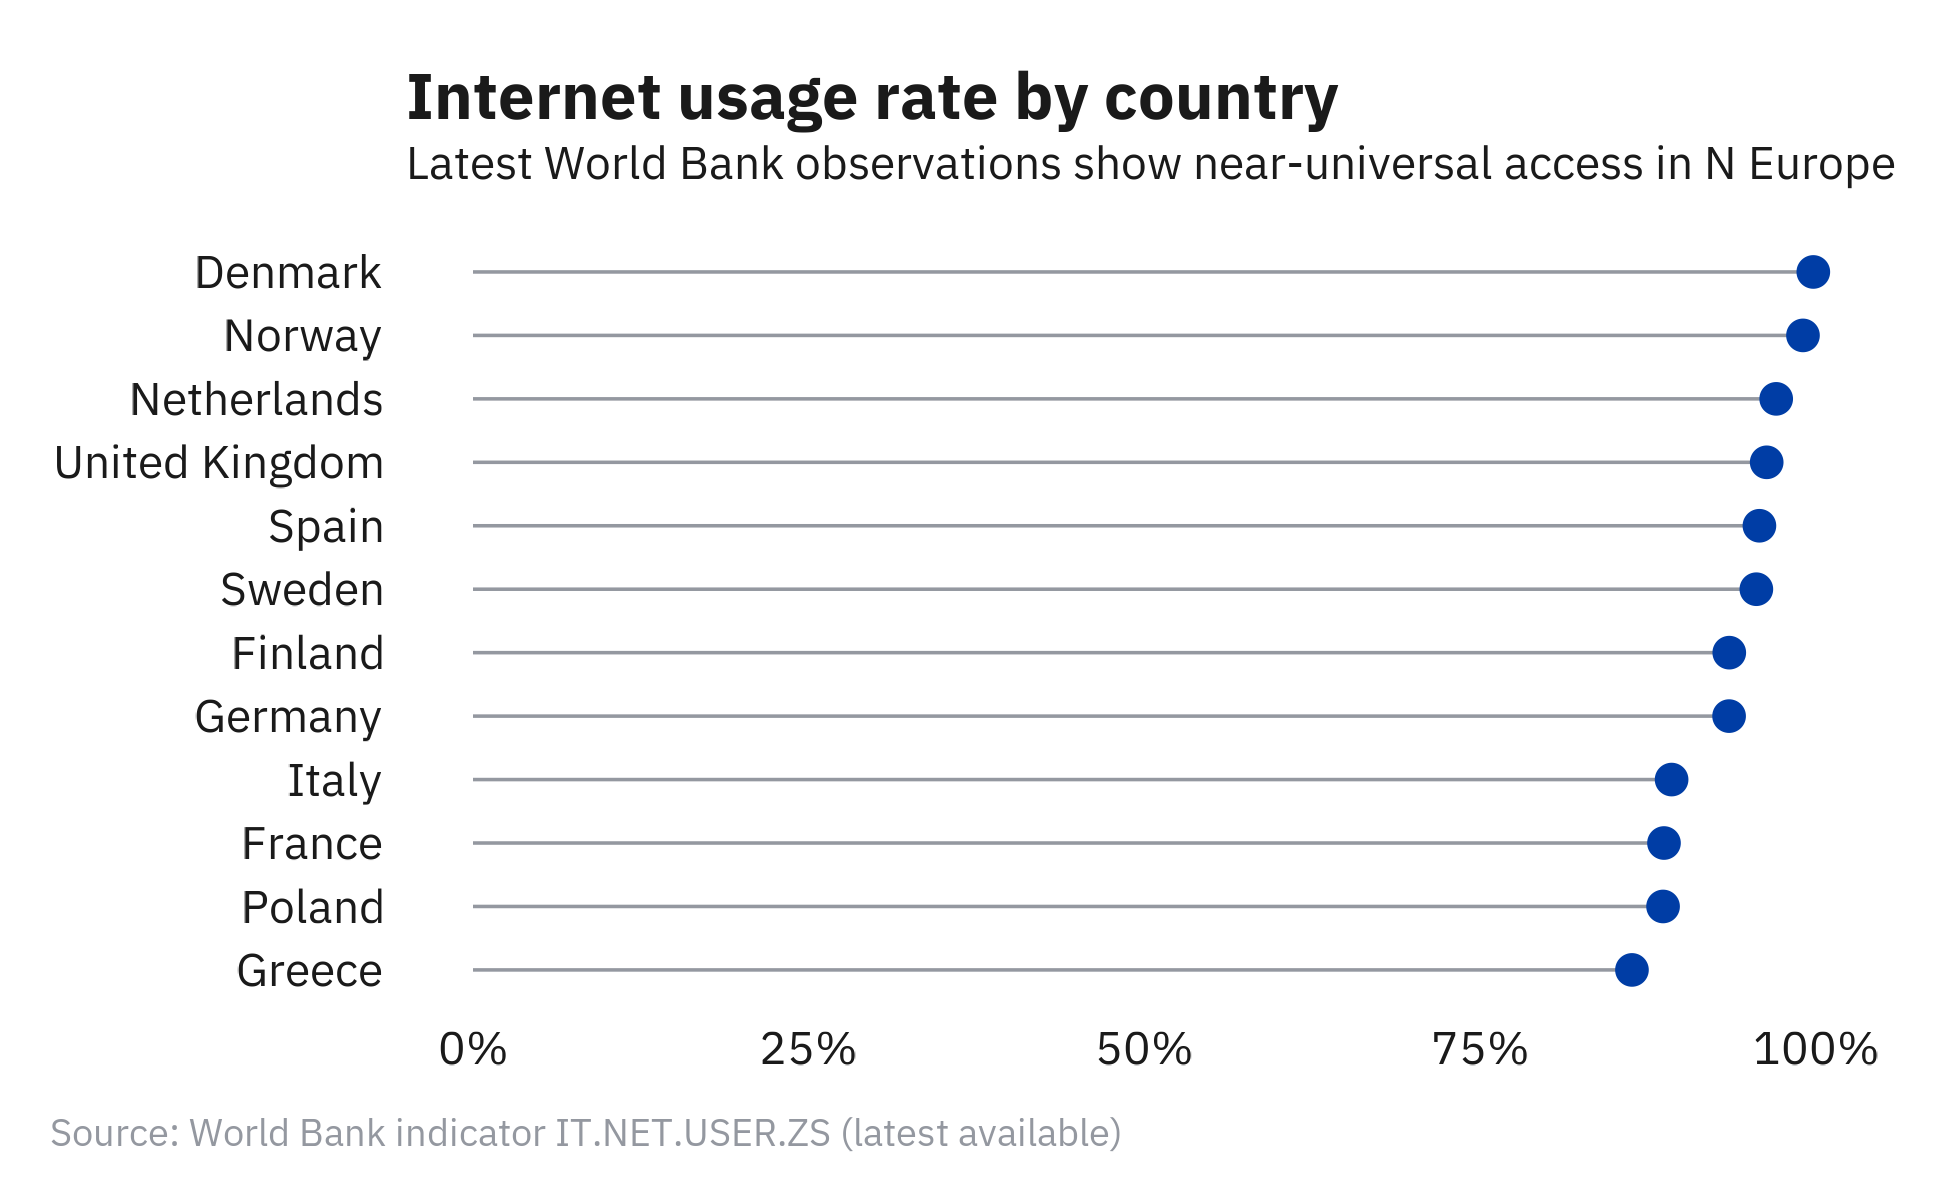

Recreate this plot in R.
source("theme_k88chart.R")

df_cleveland <- read.csv("data/cleveland.csv", stringsAsFactors = FALSE)
df_cleveland$country <- factor(df_cleveland$country, levels = rev(df_cleveland$country))

p <- ggplot(df_cleveland, aes(x = rate, y = country)) +
  geom_segment(aes(x = 0, xend = rate, yend = country), color = k88_gray, linewidth = 0.4) +
  geom_point(size = 3, color = k88_blue) +
  scale_x_continuous(limits = c(0, 100), labels = function(x) paste0(x, "%")) +
  labs(
    title = "Internet usage rate by country",
    subtitle = "Latest World Bank observations show near-universal access in N Europe",
    x = NULL, y = NULL,
    caption = k88_source_caption("World Bank indicator IT.NET.USER.ZS (latest available)")
  ) +
  theme_k88chart() +
  theme(panel.grid.major.y = element_blank())

k88_save("examples/cleveland.png", p)
